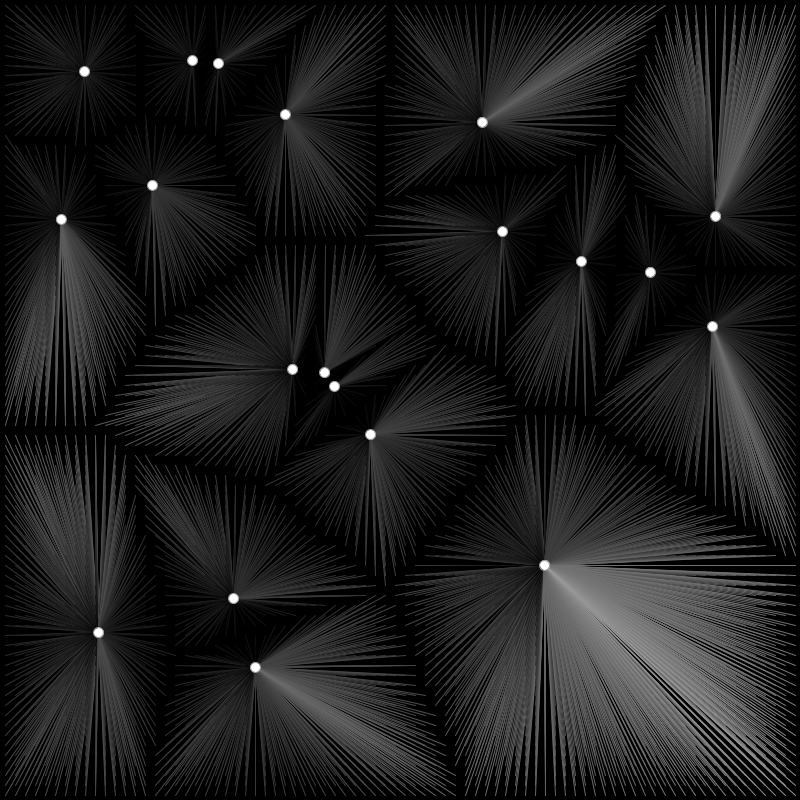
Frame 1 (no input)
Frame 60 (the mouse pressed at the canvas centre just before this capture): identical to frame 1, image omitted
Frame 120 (the mouse held since frame 60 and released just before this capture): identical to frame 1, image omitted

The Processing sketch that drew this single still picture (run headless with seeded random() and noise(); from frame 60 on, the mouse is pressed at the canvas centre):

// Processing sketch: VORONOI_1
// ── VORONOI_1.pde
//====================================== //<>//
// We draw a grid on the sheet with square of size size
// Then we plot a line between the center of each square 
// and the closest point. The smoler the size of the 
// square the more accurate 
//======================================
ArrayList <Box> boxes = new ArrayList();
ArrayList <PVector> points = new ArrayList();

int nmb_box = 0;
int nmb_points = 20;

float size = 10; // 2 , 5 , 10
float k = 50;
float dist_min = 0;
float dist_max = 0;

color white = color(255,255,255);
//======================================

void show_points(PVector p){
  fill(255, 255 , 255);
  circle(p.x , p.y , 10);
}

float compute_distance(Box b , PVector p){
  float distance = sqrt(((b.x + size/2) - p.x) * ((b.x + size/2) - p.x) + ((b.y + size/2) - p.y) * ((b.y + size/2) - p.y));
  return distance;
}

ArrayList <PVector> place_random_points(){
  
  ArrayList <PVector> points = new ArrayList();
  
  for(int i = 0 ; i < nmb_points ; i++){
    
    PVector p = new PVector();
    
    p.x = random(k , width-k);
    p.y = random(k , height-k);
    
    points.add(p);
  }
  return points;
}

ArrayList <Box> make_grid(){  
  
  ArrayList <Box> boxes = new ArrayList();
  
  for(int i = 0 ; i < nmb_box ; i++){ 
    for(int j = 0 ; j < nmb_box ; j++){ 
      Box b = new Box();
      b = b.make_box(i*size , j*size , size , white);
      boxes.add(b);
    }
  }
  return boxes;
}

void setup(){
  
  size(800,800);
  background(0);
  
  dist_max = sqrt(width*width + height*height);
  dist_max /= 2;
  
  points = place_random_points();
 
  nmb_box = width / (int)size;
  
  boxes = make_grid();
  
  PVector ref = new PVector();
  
  for(Box b : boxes){
    dist_min = dist_max;
    for(PVector p : points){
      
      float distance = compute_distance(b , p);
      
      if(distance < dist_min){
        dist_min = distance;
        ref = p;
      }
    }
    
    float r = dist_min / dist_max;
    float level = 255 * (r); 
    
    stroke(level);
    line((b.x + size/2) , (b.y + size/2) , ref.x , ref.y);
  }
  
  for(PVector p : points){
    show_points(p); 
  }
}

void draw(){
  

}

// ── Box.pde
class Box{
 
  float x;
  float y;
  float size;
  
  color col;
  
  Box make_box(float x , float y , float size , color c){ 
    
    Box b = new Box();
    
    b.x = x;
    b.y = y;
    b.size = size;
    b.col = c;
    
    return b;
  }
  
  void show(Box b){
    noStroke();
    fill(b.col);
    rect(b.x , b.y , b.size , b.size); 
  }
}
